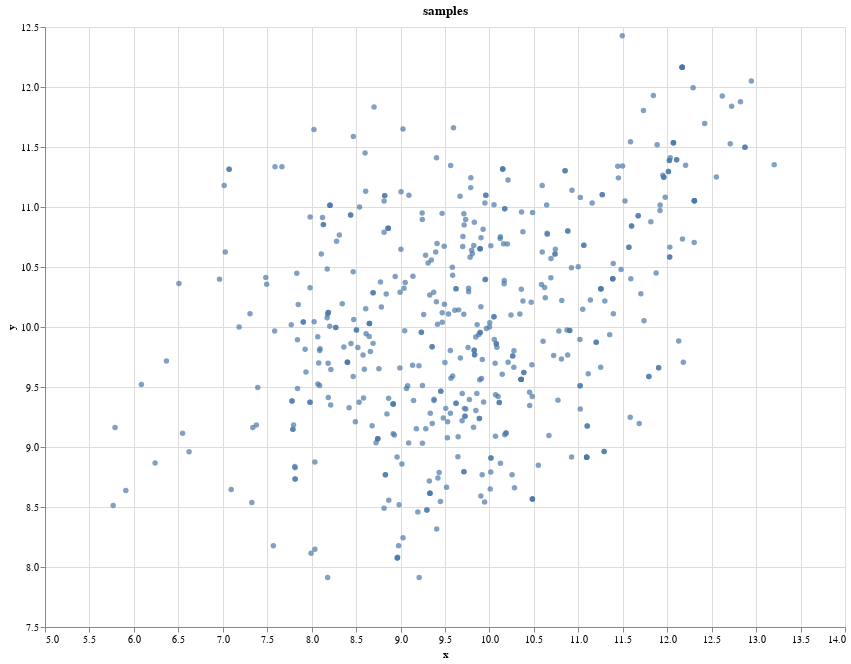

Notebook code cell kept with this figure:
### Markdown cell above
We can also check this also visually by plotting the samples:

### Code cell
val dataFrame = DataFrame(Seq(
    DataFrame.Column.ofContinuous(samples.map(sample => sample(0)), "x"), 
    DataFrame.Column.ofContinuous(samples.map(sample => sample(1)), "y")
    )
)

dataFrame.plot.scatterPlot("x", "y", "samples").show()

### Figure 1 — Vega specification as saved in the notebook (floating-point values rounded to 4 significant figures; data arrays with more than 128 entries replaced by an {"elided": "..."} marker saying what was removed)
{"$schema": "https://vega.github.io/schema/vega-lite/v5.json", "data": {"values": {"elided": "500 records"}}, "description": ".", "encoding": {"x": {"field": "x", "scale": {"zero": false}, "type": "quantitative"}, "y": {"field": "y", "scale": {"zero": false}, "type": "quantitative"}}, "height": 600, "mark": "circle", "title": "samples", "width": 800}
